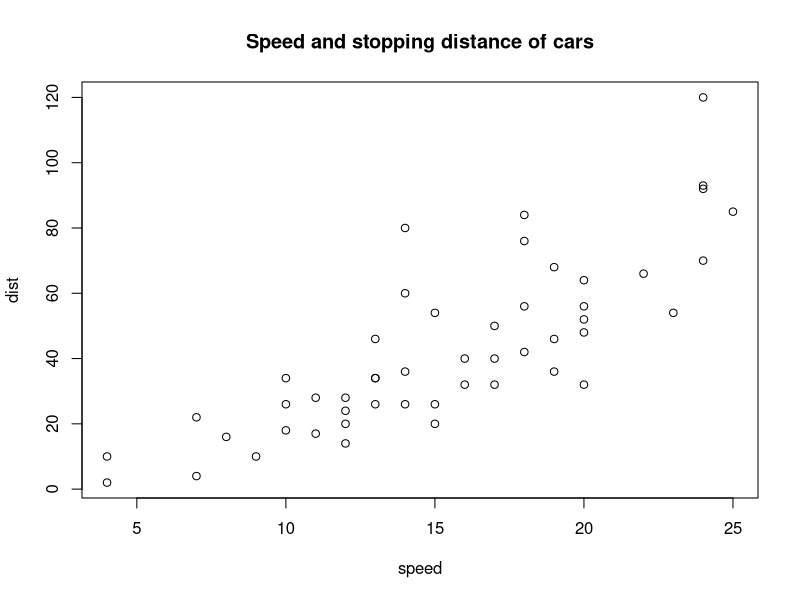

Source code (R):
## ---- chunk 1
plot(cars, main = "Speed and stopping distance of cars")
